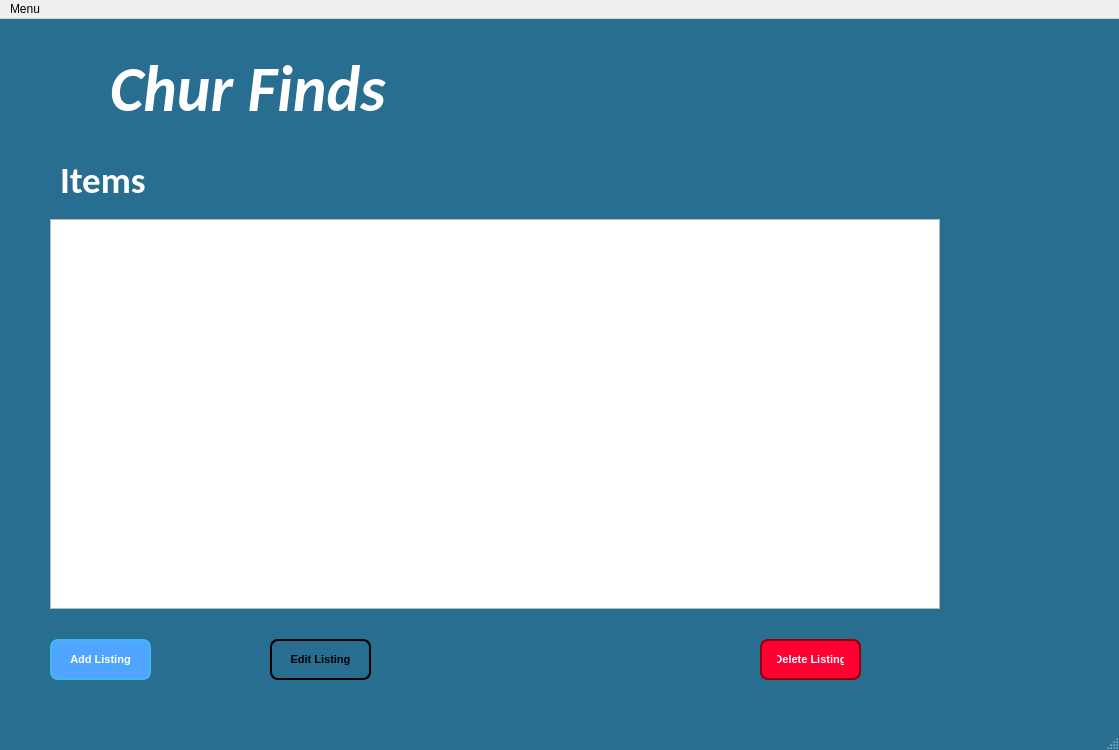
<?xml version="1.0" encoding="UTF-8"?>
<ui version="4.0">
 <class>Main</class>
 <widget class="QMainWindow" name="Main">
  <property name="geometry">
   <rect>
    <x>0</x>
    <y>0</y>
    <width>1119</width>
    <height>750</height>
   </rect>
  </property>
  <property name="sizePolicy">
   <sizepolicy hsizetype="Preferred" vsizetype="Preferred">
    <horstretch>0</horstretch>
    <verstretch>0</verstretch>
   </sizepolicy>
  </property>
  <property name="windowTitle">
   <string>Chur Finds Marketplace</string>
  </property>
  <property name="windowIcon">
   <iconset>
    <activeon>ChurFindsLogo.png</activeon>
   </iconset>
  </property>
  <property name="autoFillBackground">
   <bool>false</bool>
  </property>
  <property name="styleSheet">
   <string notr="true">QMainWindow {
    background-color: #276E91; /* Replace with your desired blue hex code */
}

QWidget#centralwidget {
    /* Sets the color for the main content area */
    background-color: #276E91; 
}</string>
  </property>
  <widget class="QWidget" name="centralwidget">
   <widget class="QLabel" name="CompanyName">
    <property name="geometry">
     <rect>
      <x>110</x>
      <y>10</y>
      <width>551</width>
      <height>121</height>
     </rect>
    </property>
    <property name="font">
     <font>
      <family>Calibri</family>
      <pointsize>36</pointsize>
      <weight>75</weight>
      <italic>true</italic>
      <bold>true</bold>
     </font>
    </property>
    <property name="acceptDrops">
     <bool>false</bool>
    </property>
    <property name="autoFillBackground">
     <bool>false</bool>
    </property>
    <property name="styleSheet">
     <string notr="true">QLabel {
    color: #FFFFFF; /* Sets the text color to the bright logo blue */
    font-size: 36pt; /* You can also change size here */
}</string>
    </property>
    <property name="frameShadow">
     <enum>QFrame::Plain</enum>
    </property>
    <property name="text">
     <string>&lt;html&gt;&lt;head/&gt;&lt;body&gt;&lt;p&gt;&lt;span style=&quot; font-size:48pt;&quot;&gt;Chur Finds&lt;/span&gt;&lt;/p&gt;&lt;/body&gt;&lt;/html&gt;</string>
    </property>
    <property name="scaledContents">
     <bool>true</bool>
    </property>
    <property name="alignment">
     <set>Qt::AlignLeading|Qt::AlignLeft|Qt::AlignVCenter</set>
    </property>
    <property name="wordWrap">
     <bool>true</bool>
    </property>
   </widget>
   <widget class="QLabel" name="CompanyLogo">
    <property name="geometry">
     <rect>
      <x>50</x>
      <y>20</y>
      <width>111</width>
      <height>111</height>
     </rect>
    </property>
    <property name="text">
     <string/>
    </property>
    <property name="pixmap">
     <pixmap>ChurFindsLogo.png</pixmap>
    </property>
    <property name="scaledContents">
     <bool>true</bool>
    </property>
   </widget>
   <widget class="QListWidget" name="listWidget">
    <property name="geometry">
     <rect>
      <x>50</x>
      <y>200</y>
      <width>890</width>
      <height>390</height>
     </rect>
    </property>
    <property name="sizePolicy">
     <sizepolicy hsizetype="Preferred" vsizetype="Expanding">
      <horstretch>0</horstretch>
      <verstretch>0</verstretch>
     </sizepolicy>
    </property>
    <property name="font">
     <font>
      <pointsize>12</pointsize>
     </font>
    </property>
   </widget>
   <widget class="QPushButton" name="DeleteListingButton">
    <property name="geometry">
     <rect>
      <x>760</x>
      <y>620</y>
      <width>101</width>
      <height>41</height>
     </rect>
    </property>
    <property name="sizePolicy">
     <sizepolicy hsizetype="Fixed" vsizetype="Fixed">
      <horstretch>0</horstretch>
      <verstretch>0</verstretch>
     </sizepolicy>
    </property>
    <property name="font">
     <font>
      <pointsize>8</pointsize>
      <weight>75</weight>
      <bold>true</bold>
     </font>
    </property>
    <property name="cursor">
     <cursorShape>PointingHandCursor</cursorShape>
    </property>
    <property name="autoFillBackground">
     <bool>false</bool>
    </property>
    <property name="styleSheet">
     <string notr="true">QPushButton#DeleteListingButton {
/* Keeping Search Button style the same as before for contrast */
background-color: #FF0033;
color: white;
border-radius: 8px;
padding: 10px 15px;
border: 2px solid #C20027;
font-weight: bold;
font-size: 8pt;
}

QPushButton#DeleteListingButton:hover {
background-color: #C20027;
}

QPushButton#DeleteListingButton {
/* Keeping Search Button style the same as before for contrast */
background-color: #FF0033;
color: white;
border-radius: 8px;
padding: 10px 15px;
border: 2px solid rgb(149, 0, 0);
font-weight: bold;
font-size: 8pt;
}
</string>
    </property>
    <property name="text">
     <string>Delete Listing</string>
    </property>
    <property name="iconSize">
     <size>
      <width>20</width>
      <height>14</height>
     </size>
    </property>
   </widget>
   <widget class="QPushButton" name="EditListingButton">
    <property name="geometry">
     <rect>
      <x>270</x>
      <y>620</y>
      <width>101</width>
      <height>41</height>
     </rect>
    </property>
    <property name="sizePolicy">
     <sizepolicy hsizetype="Fixed" vsizetype="Fixed">
      <horstretch>0</horstretch>
      <verstretch>0</verstretch>
     </sizepolicy>
    </property>
    <property name="font">
     <font>
      <pointsize>8</pointsize>
      <weight>75</weight>
      <bold>true</bold>
     </font>
    </property>
    <property name="cursor">
     <cursorShape>PointingHandCursor</cursorShape>
    </property>
    <property name="autoFillBackground">
     <bool>false</bool>
    </property>
    <property name="styleSheet">
     <string notr="true">QPushButton#EditListingButton {
/* Keeping Search Button style the same as before for contrast */
background-color: ;
color: rgb(0, 0, 0);
border-radius: 8px;
padding: 10px 15px;
border: 2px solid rgb(0, 0, 0);
font-weight: bold;
font-size: 8pt;
}

QPushButton#EditListingButton:hover {
background-color: rgb(46, 131, 174);
}

QPushButton#EditListingButton {
/* Keeping Search Button style the same as before for contrast */
background-color: #rgb(0, 0, 0);
color: rgb(0, 0, 0);
border-radius: 8px;
padding: 10px 15px;
border: 2px solid #rgb(0, 0, 0);
font-weight: bold;
font-size: 8pt;
}
</string>
    </property>
    <property name="text">
     <string>Edit Listing</string>
    </property>
    <property name="iconSize">
     <size>
      <width>20</width>
      <height>14</height>
     </size>
    </property>
   </widget>
   <widget class="QPushButton" name="AddListingButton">
    <property name="geometry">
     <rect>
      <x>50</x>
      <y>620</y>
      <width>101</width>
      <height>41</height>
     </rect>
    </property>
    <property name="sizePolicy">
     <sizepolicy hsizetype="Fixed" vsizetype="Fixed">
      <horstretch>0</horstretch>
      <verstretch>0</verstretch>
     </sizepolicy>
    </property>
    <property name="font">
     <font>
      <pointsize>8</pointsize>
      <weight>75</weight>
      <bold>true</bold>
     </font>
    </property>
    <property name="cursor">
     <cursorShape>PointingHandCursor</cursorShape>
    </property>
    <property name="autoFillBackground">
     <bool>false</bool>
    </property>
    <property name="styleSheet">
     <string notr="true">QPushButton#AddListingButton:hover {
background-color: #276E91;
}

QPushButton#AddListingButton {
/* Keeping Search Button style the same as before for contrast */
background-color: rgb(80, 165, 255);
color: white;
border-radius: 8px;
padding: 10px 15px;
border: 2px solid #41B8F2;
font-weight: bold;
font-size: 8pt;
}</string>
    </property>
    <property name="text">
     <string>Add Listing</string>
    </property>
    <property name="iconSize">
     <size>
      <width>20</width>
      <height>14</height>
     </size>
    </property>
   </widget>
   <widget class="QLabel" name="FormTitle">
    <property name="geometry">
     <rect>
      <x>60</x>
      <y>110</y>
      <width>301</width>
      <height>101</height>
     </rect>
    </property>
    <property name="font">
     <font>
      <family>Calibri</family>
      <pointsize>28</pointsize>
      <weight>75</weight>
      <bold>true</bold>
     </font>
    </property>
    <property name="styleSheet">
     <string notr="true">color: rgb(255, 255, 255);</string>
    </property>
    <property name="text">
     <string>Items</string>
    </property>
   </widget>
   <zorder>CompanyLogo</zorder>
   <zorder>listWidget</zorder>
   <zorder>DeleteListingButton</zorder>
   <zorder>EditListingButton</zorder>
   <zorder>AddListingButton</zorder>
   <zorder>CompanyName</zorder>
   <zorder>FormTitle</zorder>
  </widget>
  <widget class="QStatusBar" name="statusbar"/>
  <widget class="QMenuBar" name="menubar">
   <property name="geometry">
    <rect>
     <x>0</x>
     <y>0</y>
     <width>1119</width>
     <height>18</height>
    </rect>
   </property>
   <widget class="QMenu" name="menuChur_Finds_Marketplace">
    <property name="title">
     <string>Menu</string>
    </property>
    <addaction name="actionSave_to_Mongo_Database"/>
    <addaction name="actionQuit"/>
   </widget>
   <addaction name="menuChur_Finds_Marketplace"/>
  </widget>
  <action name="actionSave_to_Mongo_Database">
   <property name="text">
    <string>Save to Mongo Database</string>
   </property>
  </action>
  <action name="actionQuit">
   <property name="text">
    <string>Quit</string>
   </property>
  </action>
 </widget>
 <resources>
  <include location="assest.qrc"/>
 </resources>
 <connections/>
</ui>
